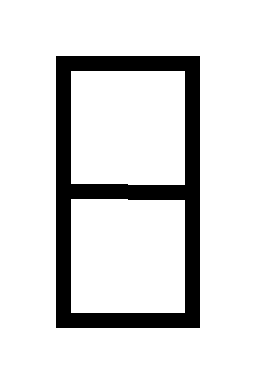

This is a level from a 2D game, rendered from its Tiled map with the project's own tilesets. A one-line summary and the complete map file follow:
An orthogonal 2x3 tile map with 128x128 px tiles, 1 tile layer (Tile Layer 1).

<map version="1.2" tiledversion="1.3.4" orientation="orthogonal" renderorder="right-down" width="2" height="3" tilewidth="128" tileheight="128" infinite="0" nextlayerid="2" nextobjectid="1">
 <tileset firstgid="1" name="g1" tilewidth="128" tileheight="128" tilecount="15" columns="0">
  <grid orientation="orthogonal" width="1" height="1" />
  <tile id="0">
   <image width="128" height="128" source="../tileset/0.bmp" />
  </tile>
  <tile id="1">
   <image width="128" height="128" source="../tileset/1.bmp" />
  </tile>
  <tile id="2">
   <image width="128" height="128" source="../tileset/2.bmp" />
  </tile>
  <tile id="3">
   <image width="128" height="128" source="../tileset/3.bmp" />
  </tile>
  <tile id="4">
   <image width="128" height="128" source="../tileset/4.bmp" />
  </tile>
  <tile id="5">
   <image width="128" height="128" source="../tileset/5.bmp" />
  </tile>
  <tile id="6">
   <image width="128" height="128" source="../tileset/6.bmp" />
  </tile>
  <tile id="7">
   <image width="128" height="128" source="../tileset/7.bmp" />
  </tile>
  <tile id="8">
   <image width="128" height="128" source="../tileset/8.bmp" />
  </tile>
  <tile id="9">
   <image width="128" height="128" source="../tileset/9.bmp" />
  </tile>
  <tile id="10">
   <image width="128" height="128" source="../tileset/10.bmp" />
  </tile>
  <tile id="11">
   <image width="128" height="128" source="../tileset/11.bmp" />
  </tile>
  <tile id="12">
   <image width="128" height="128" source="../tileset/12.bmp" />
  </tile>
  <tile id="13">
   <image width="128" height="128" source="../tileset/13.bmp" />
  </tile>
  <tile id="14">
   <image width="128" height="128" source="../tileset/14.bmp" />
  </tile>
 </tileset>
 <layer id="1" name="Tile Layer 1" width="2" height="3">
  <data encoding="csv">
8,9,
12,14,
7,10
</data>
 </layer>
</map>
